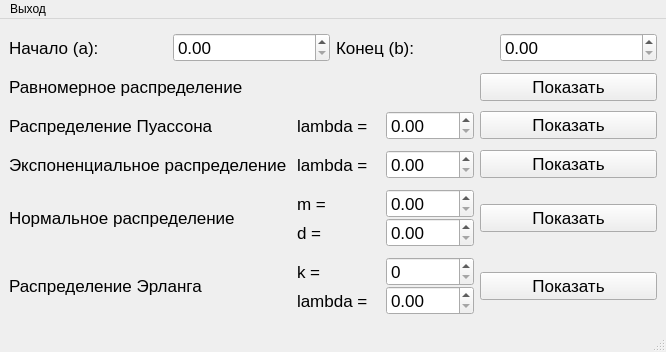
<?xml version="1.0" encoding="UTF-8"?>
<ui version="4.0">
 <class>MainWindow</class>
 <widget class="QMainWindow" name="MainWindow">
  <property name="geometry">
   <rect>
    <x>0</x>
    <y>0</y>
    <width>666</width>
    <height>352</height>
   </rect>
  </property>
  <property name="windowTitle">
   <string>MainWindow</string>
  </property>
  <widget class="QWidget" name="centralwidget">
   <layout class="QVBoxLayout" name="verticalLayout_4">
    <property name="sizeConstraint">
     <enum>QLayout::SetDefaultConstraint</enum>
    </property>
    <item>
     <layout class="QHBoxLayout" name="horizontalLayout">
      <property name="sizeConstraint">
       <enum>QLayout::SetDefaultConstraint</enum>
      </property>
      <item>
       <widget class="QLabel" name="label">
        <property name="font">
         <font>
          <pointsize>13</pointsize>
         </font>
        </property>
        <property name="text">
         <string>Начало (a): </string>
        </property>
       </widget>
      </item>
      <item>
       <widget class="QDoubleSpinBox" name="a_spb">
        <property name="font">
         <font>
          <pointsize>13</pointsize>
         </font>
        </property>
       </widget>
      </item>
      <item>
       <widget class="QLabel" name="label_2">
        <property name="font">
         <font>
          <pointsize>13</pointsize>
         </font>
        </property>
        <property name="text">
         <string>Конец (b): </string>
        </property>
       </widget>
      </item>
      <item>
       <widget class="QDoubleSpinBox" name="b_spb">
        <property name="font">
         <font>
          <pointsize>13</pointsize>
         </font>
        </property>
       </widget>
      </item>
     </layout>
    </item>
    <item>
     <layout class="QGridLayout" name="gridLayout">
      <property name="sizeConstraint">
       <enum>QLayout::SetDefaultConstraint</enum>
      </property>
      <property name="verticalSpacing">
       <number>10</number>
      </property>
      <item row="3" column="2">
       <widget class="QPushButton" name="normal_show_btn">
        <property name="font">
         <font>
          <pointsize>13</pointsize>
         </font>
        </property>
        <property name="text">
         <string>Показать</string>
        </property>
       </widget>
      </item>
      <item row="1" column="0">
       <widget class="QLabel" name="label_4">
        <property name="font">
         <font>
          <pointsize>13</pointsize>
         </font>
        </property>
        <property name="text">
         <string>Распределение Пуассона</string>
        </property>
       </widget>
      </item>
      <item row="2" column="0">
       <widget class="QLabel" name="label_7">
        <property name="font">
         <font>
          <pointsize>13</pointsize>
         </font>
        </property>
        <property name="text">
         <string>Экспоненциальное распределение </string>
        </property>
       </widget>
      </item>
      <item row="2" column="2">
       <widget class="QPushButton" name="exponential_show_btn">
        <property name="font">
         <font>
          <pointsize>13</pointsize>
         </font>
        </property>
        <property name="text">
         <string>Показать</string>
        </property>
       </widget>
      </item>
      <item row="0" column="2">
       <widget class="QPushButton" name="uniform_show_btn">
        <property name="font">
         <font>
          <pointsize>13</pointsize>
         </font>
        </property>
        <property name="text">
         <string>Показать</string>
        </property>
       </widget>
      </item>
      <item row="3" column="0">
       <widget class="QLabel" name="label_8">
        <property name="font">
         <font>
          <pointsize>13</pointsize>
         </font>
        </property>
        <property name="text">
         <string>Нормальное распределение </string>
        </property>
       </widget>
      </item>
      <item row="1" column="1">
       <layout class="QHBoxLayout" name="horizontalLayout_3">
        <item>
         <widget class="QLabel" name="label_5">
          <property name="font">
           <font>
            <pointsize>13</pointsize>
           </font>
          </property>
          <property name="text">
           <string>lambda = </string>
          </property>
         </widget>
        </item>
        <item>
         <widget class="QDoubleSpinBox" name="poisson_lambda_spb">
          <property name="font">
           <font>
            <pointsize>13</pointsize>
           </font>
          </property>
         </widget>
        </item>
       </layout>
      </item>
      <item row="2" column="1">
       <layout class="QHBoxLayout" name="horizontalLayout_4">
        <item>
         <widget class="QLabel" name="label_6">
          <property name="font">
           <font>
            <pointsize>13</pointsize>
           </font>
          </property>
          <property name="text">
           <string>lambda = </string>
          </property>
         </widget>
        </item>
        <item>
         <widget class="QDoubleSpinBox" name="exponential_lambda_spb">
          <property name="font">
           <font>
            <pointsize>13</pointsize>
           </font>
          </property>
         </widget>
        </item>
       </layout>
      </item>
      <item row="3" column="1">
       <layout class="QVBoxLayout" name="verticalLayout">
        <item>
         <layout class="QHBoxLayout" name="horizontalLayout_5">
          <item>
           <widget class="QLabel" name="label_9">
            <property name="font">
             <font>
              <pointsize>13</pointsize>
             </font>
            </property>
            <property name="text">
             <string>m = </string>
            </property>
           </widget>
          </item>
          <item>
           <widget class="QDoubleSpinBox" name="normal_m_spb">
            <property name="font">
             <font>
              <pointsize>13</pointsize>
             </font>
            </property>
           </widget>
          </item>
         </layout>
        </item>
        <item>
         <layout class="QHBoxLayout" name="horizontalLayout_6">
          <item>
           <widget class="QLabel" name="label_10">
            <property name="font">
             <font>
              <pointsize>13</pointsize>
             </font>
            </property>
            <property name="text">
             <string>d = </string>
            </property>
           </widget>
          </item>
          <item>
           <widget class="QDoubleSpinBox" name="normal_d_spb">
            <property name="font">
             <font>
              <pointsize>13</pointsize>
             </font>
            </property>
           </widget>
          </item>
         </layout>
        </item>
       </layout>
      </item>
      <item row="1" column="2">
       <widget class="QPushButton" name="poisson_show_btn">
        <property name="font">
         <font>
          <pointsize>13</pointsize>
         </font>
        </property>
        <property name="text">
         <string>Показать</string>
        </property>
       </widget>
      </item>
      <item row="0" column="0">
       <widget class="QLabel" name="label_3">
        <property name="font">
         <font>
          <pointsize>13</pointsize>
         </font>
        </property>
        <property name="text">
         <string>Равномерное распределение </string>
        </property>
       </widget>
      </item>
      <item row="4" column="0">
       <widget class="QLabel" name="label_15">
        <property name="font">
         <font>
          <pointsize>13</pointsize>
         </font>
        </property>
        <property name="text">
         <string>Распределение Эрланга</string>
        </property>
       </widget>
      </item>
      <item row="4" column="1">
       <layout class="QVBoxLayout" name="verticalLayout_3">
        <item>
         <layout class="QHBoxLayout" name="horizontalLayout_9">
          <item>
           <widget class="QLabel" name="label_13">
            <property name="font">
             <font>
              <pointsize>13</pointsize>
             </font>
            </property>
            <property name="text">
             <string>k = </string>
            </property>
           </widget>
          </item>
          <item>
           <widget class="QSpinBox" name="erlang_k_spb">
            <property name="font">
             <font>
              <pointsize>13</pointsize>
             </font>
            </property>
           </widget>
          </item>
         </layout>
        </item>
        <item>
         <layout class="QHBoxLayout" name="horizontalLayout_10">
          <item>
           <widget class="QLabel" name="label_14">
            <property name="font">
             <font>
              <pointsize>13</pointsize>
             </font>
            </property>
            <property name="text">
             <string>lambda = </string>
            </property>
           </widget>
          </item>
          <item>
           <widget class="QDoubleSpinBox" name="erlang_lambda_spb">
            <property name="font">
             <font>
              <pointsize>13</pointsize>
             </font>
            </property>
           </widget>
          </item>
         </layout>
        </item>
       </layout>
      </item>
      <item row="4" column="2">
       <widget class="QPushButton" name="erlang_show_btn">
        <property name="font">
         <font>
          <pointsize>13</pointsize>
         </font>
        </property>
        <property name="text">
         <string>Показать</string>
        </property>
       </widget>
      </item>
     </layout>
    </item>
   </layout>
  </widget>
  <widget class="QMenuBar" name="menubar">
   <property name="geometry">
    <rect>
     <x>0</x>
     <y>0</y>
     <width>666</width>
     <height>22</height>
    </rect>
   </property>
   <widget class="QMenu" name="exit_pbtn">
    <property name="title">
     <string>Выход</string>
    </property>
   </widget>
   <addaction name="exit_pbtn"/>
  </widget>
  <widget class="QStatusBar" name="statusbar"/>
 </widget>
 <resources/>
 <connections/>
</ui>
